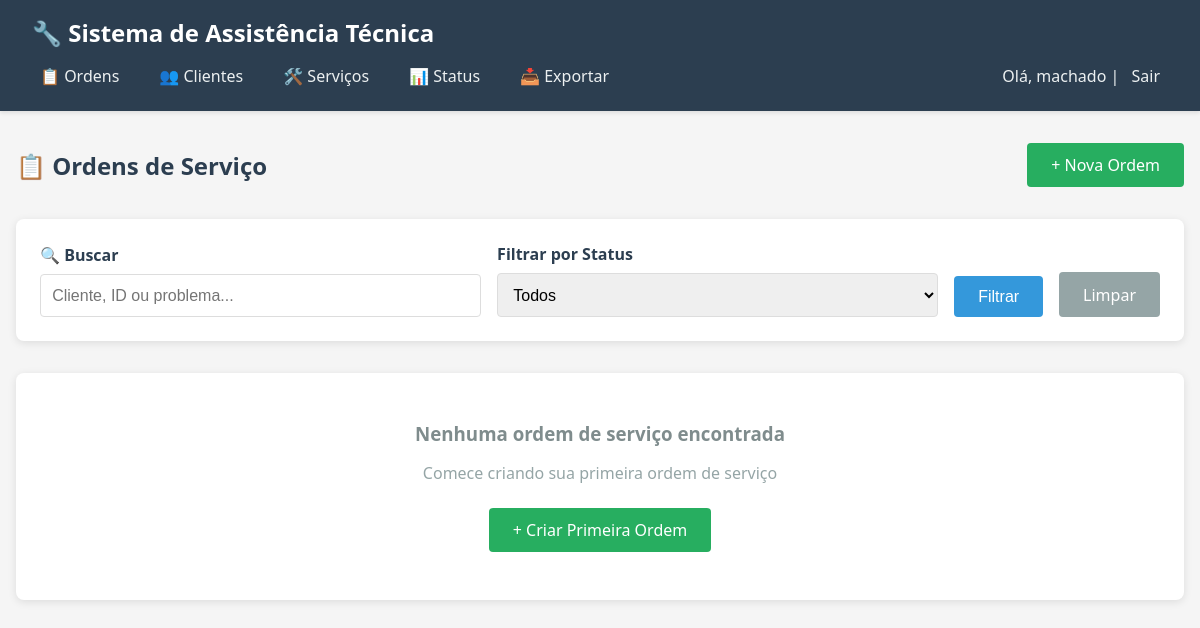
The app's page / (signed in), older data.
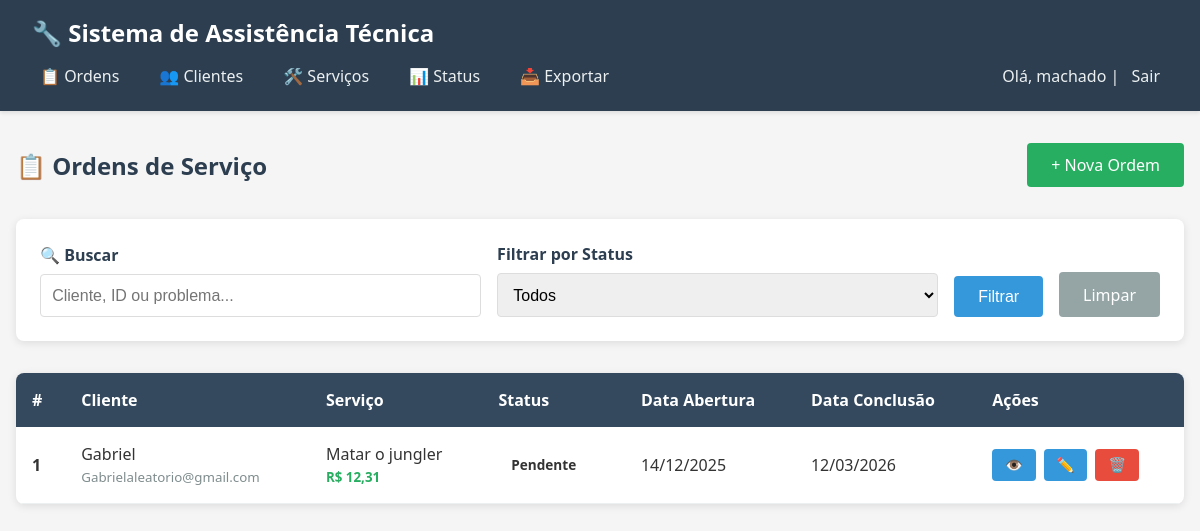
The same page, newer data.
### core/models.py (models this page shows, shortened)
class OrdemServico(models.Model):
    cliente = models.ForeignKey(Cliente, on_delete=models.CASCADE, verbose_name="Cliente")
    servico = models.ForeignKey(Servico, on_delete=models.PROTECT, verbose_name="Serviço")
    status = models.ForeignKey(Status, on_delete=models.PROTECT, verbose_name="Status")
    descricao_problema = models.TextField(verbose_name="Descrição do Problema")
    data_abertura = models.DateField(auto_now_add=True, verbose_name="Data de Abertura")
    data_conclusao = models.DateField(null=True, blank=True, verbose_name="Data de Conclusão")
    class Meta:
        verbose_name = "Ordem de Serviço"
        verbose_name_plural = "Ordens de Serviço"
        ordering = ['-data_abertura']

class Cliente(models.Model):
    nome = models.CharField(max_length=100, verbose_name="Nome")
    email = models.EmailField(unique=True, verbose_name="E-mail")
    telefone = models.CharField(max_length=20, verbose_name="Telefone")
    class Meta:
        verbose_name = "Cliente"
        verbose_name_plural = "Clientes"
        ordering = ['nome']

class Servico(models.Model):
    nome = models.CharField(max_length=100, verbose_name="Nome")
    descricao = models.TextField(verbose_name="Descrição")
    preco = models.DecimalField(max_digits=8, decimal_places=2, verbose_name="Preço")
    class Meta:
        verbose_name = "Serviço"
        verbose_name_plural = "Serviços"
        ordering = ['nome']

class Status(models.Model):
    nome = models.CharField(max_length=30, verbose_name="Nome")
    class Meta:
        verbose_name = "Status"
        verbose_name_plural = "Status"
        ordering = ['nome']

### core/views.py (the view)
# urls.py: path('', views.lista_ordens, name='lista_ordens'),
@login_required
def lista_ordens(request):
    ordens = OrdemServico.objects.select_related('cliente', 'servico', 'status').all()
    busca = request.GET.get('busca')
    if busca:
        ordens = ordens.filter(
            Q(cliente__nome__icontains=busca) |
            Q(descricao_problema__icontains=busca) |
            Q(id__icontains=busca)
        )
    status_filtro = request.GET.get('status')
    if status_filtro:
        ordens = ordens.filter(status_id=status_filtro)
    ordens = ordens.order_by('-data_abertura')
    status_lista = Status.objects.all()
    return render(request, 'core/lista_ordens.html', {
        'ordens': ordens,
        'status_lista': status_lista
    })

### core/templates/core/lista_ordens.html (shortened to what this page needs)
{% extends 'core/base.html' %}
{% block content %}
<div class="header-section">
    <h2>📋 Ordens de Serviço</h2>
    <div class="actions">
        <a href="{% url 'criar_ordem' %}" class="btn btn-success">+ Nova Ordem</a>
    </div>
</div>
<div class="filter-section">
    <form method="get" class="filter-form">
        <div class="filter-group">
            <label for="busca">🔍 Buscar</label>
            <input type="text" id="busca" name="busca" placeholder="Cliente, ID ou problema..." value="{{ request.GET.busca }}">
        </div>
        <div class="filter-group">
            <label for="status">Filtrar por Status</label>
            <select id="status" name="status">
                <option value="">Todos</option>
            </select>
        </div>
        <button type="submit" class="btn">Filtrar</button>
        <a href="{% url 'lista_ordens' %}" class="btn btn-secondary">Limpar</a>
    </form>
</div>
{% if ordens %}
    <table>
        <thead>
            <tr>
                <th>#</th>
                <th>Cliente</th>
                <th>Serviço</th>
                <th>Status</th>
                <th>Data Abertura</th>
                <th>Data Conclusão</th>
                <th>Ações</th>
            </tr>
        </thead>
        <tbody>
            {% for ordem in ordens %}
            <tr>
                <td><strong>{{ ordem.id }}</strong></td>
                <td>
                    {{ ordem.cliente.nome }}<br>
                    <small style="color: #7f8c8d;">{{ ordem.cliente.email }}</small>
                </td>
                <td>
                    {{ ordem.servico.nome }}<br>
                    <small style="color: #27ae60; font-weight: 600;">R$ {{ ordem.servico.preco }}</small>
                </td>
                <td>
                    <span class="status-badge status-{{ ordem.status.nome|lower|slice:':3' }}">
                        {{ ordem.status.nome }}
                    </span>
                </td>
                <td>{{ ordem.data_abertura|date:"d/m/Y" }}</td>
                <td>
                    {% if ordem.data_conclusao %}
                        {{ ordem.data_conclusao|date:"d/m/Y" }}
                    {% else %}
                        <span style="color: #95a5a6;">—</span>
                    {% endif %}
                </td>
                <td>
                    <div class="action-buttons">
                        <a href="{% url 'detalhe_ordem' ordem.pk %}" class="btn btn-small" title="Ver detalhes">👁️</a>
                        <a href="{% url 'editar_ordem' ordem.pk %}" class="btn btn-small" title="Editar">✏️</a>
                        <a href="{% url 'excluir_ordem' ordem.pk %}" class="btn btn-danger btn-small" title="Excluir">🗑️</a>
                    </div>
                </td>
            </tr>
            {% endfor %}
        </tbody>
    </table>
{% else %}
    <div class="empty-state">
        <h3>Nenhuma ordem de serviço encontrada</h3>
        <p style="color: #95a5a6; margin-bottom: 1.5rem;">
            {% if request.GET.busca or request.GET.status %}
                Tente ajustar os filtros ou limpar a busca
            {% else %}
                Comece criando sua primeira ordem de serviço
            {% endif %}
        </p>
        <a href="{% url 'criar_ordem' %}" class="btn btn-success">+ Criar Primeira Ordem</a>
    </div>
{% endif %}
{% endblock %}

### core/templates/core/base.html (shortened to what this page needs)
<!DOCTYPE html>
<html lang="pt-BR">
<head>
</head>
<body>
    <div class="navbar">
        <h1>🔧 Sistema de Assistência Técnica</h1>
        <nav>
            <div class="nav-links">
                <a href="{% url 'lista_ordens' %}">📋 Ordens</a>
                <a href="{% url 'lista_clientes' %}">👥 Clientes</a>
                <a href="{% url 'lista_servicos' %}">🛠️ Serviços</a>
                <a href="{% url 'lista_status' %}">📊 Status</a>
                <a href="{% url 'exportar_csv' %}">📥 Exportar</a>
            </div>
            {% if user.is_authenticated %}
                <div class="user-info">
                    Olá, {{ user.username }} | <a href="/admin/logout/">Sair</a>
                </div>
            {% endif %}
        </nav>
    </div>
    <div class="container">
        {% block content %}{% endblock %}
    </div>
</body>
</html>

### core/templates/core/base.html (style rules this page uses)
* { margin: 0; padding: 0; box-sizing: border-box; }
body { font-family: 'Segoe UI', Tahoma, Geneva, Verdana, sans-serif; background: #f5f5f5; color: #333; }
.navbar { background: #2c3e50; color: white; padding: 1rem 2rem; box-shadow: 0 2px 4px rgba(0,0,0,0.1); }
.navbar h1 { font-size: 1.5rem; margin-bottom: 0.5rem; }
.navbar nav { display: flex; justify-content: space-between; align-items: center; }
.nav-links { display: flex; gap: 1.5rem; }
.navbar nav a { color: #ecf0f1; text-decoration: none; font-weight: 500; transition: color 0.3s; padding: 0.5rem; }
.user-info { color: #ecf0f1; }
.container { max-width: 1200px; margin: 2rem auto; padding: 0 1rem; }
.btn { display: inline-block; padding: 0.7rem 1.5rem; background: #3498db; color: white; text-decoration: none; border-radius: 4px; border: none; cursor: pointer; font-size: 1rem; transition: background 0.3s; }
.btn-success { background: #27ae60; }
.btn-secondary { background: #95a5a6; }
.btn-danger { background: #e74c3c; }
.btn-small { padding: 0.4rem 0.8rem; font-size: 0.9rem; }

### core/templates/core/lista_ordens.html (style rules this page uses)
.header-section { display: flex; justify-content: space-between; align-items: center; margin-bottom: 2rem; }
.header-section h2 { color: #2c3e50; }
.actions { display: flex; gap: 1rem; }
.filter-section { background: white; padding: 1.5rem; border-radius: 8px; margin-bottom: 2rem; box-shadow: 0 2px 8px rgba(0,0,0,0.1); }
.filter-form { display: flex; gap: 1rem; align-items: end; }
.filter-group { flex: 1; }
.filter-group label { display: block; margin-bottom: 0.5rem; font-weight: 600; color: #2c3e50; }
.filter-group input, .filter-group select { width: 100%; padding: 0.7rem; border: 1px solid #ddd; border-radius: 4px; font-size: 1rem; }
table { width: 100%; background: white; border-radius: 8px; overflow: hidden; box-shadow: 0 2px 8px rgba(0,0,0,0.1); border-collapse: collapse; }
thead { background: #34495e; color: white; }
th, td { padding: 1rem; text-align: left; }
tbody tr { border-bottom: 1px solid #ecf0f1; transition: background 0.2s; }
.status-badge { display: inline-block; padding: 0.3rem 0.8rem; border-radius: 12px; font-size: 0.85rem; font-weight: 600; }
.action-buttons { display: flex; gap: 0.5rem; }

Row changes from the older to the newer data that the page shows:
added OrdemServico: id "1", cliente.nome "Gabriel", cliente.email "Gabrielaleatorio@gmail.com", servico.nome "Matar o jungler", servico.preco "12,31", status.nome "Pendente", data_abertura "14/12/2025", data_conclusao "12/03/2026"
Text that changed along with them:
text no longer shown: "Nenhuma ordem de serviço encontrada Comece criando sua primeira ordem de serviço + Criar Primeira Ordem"
text now shown: "# Cliente Serviço Status Data Abertura Data Conclusão Ações"
